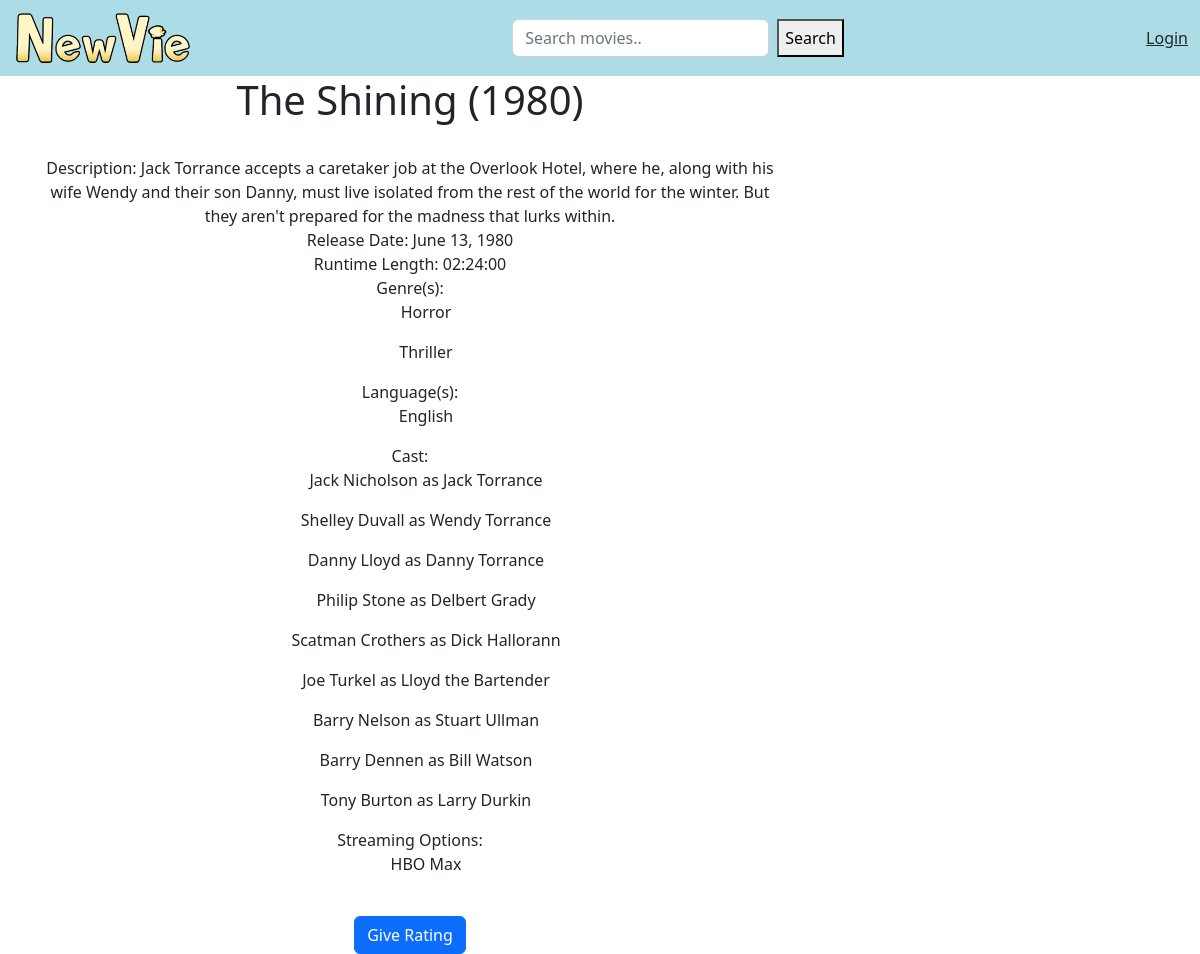
Page /show_movie/2 on the committed database.
### app/models.py (models this page shows)
class Movie(models.Model):
    title = models.CharField(max_length=150)
    description = models.TextField()
    release_date = models.DateField()
    runtime_length = models.CharField(max_length=8) #HH:MM:SS
    genres = models.ManyToManyField(Genre)
    languages = models.ManyToManyField(Language)
    cast_members = models.ManyToManyField(Cast)
    streaming_options = models.ManyToManyField(StreamingOption, blank=True)
    tmdb_id = models.IntegerField()
    def __str__(self):
        return self.title + " (" + str(self.release_date)[:4] + ")"

class Genre(models.Model):
    genre = models.CharField(max_length=70)
    def __str__(self):
        return self.genre

class Language(models.Model):
    language = models.CharField(max_length=70)
    def __str__(self):
        return self.language

class Cast(models.Model):
    first_name = models.CharField(max_length=30)
    middle_name = models.CharField(max_length=30, blank=True)
    last_name = models.CharField(max_length=30)
    role = models.CharField(max_length=70)
    def __str__(self):
        return self.first_name + " " + self.last_name + " as " + self.role

class StreamingOption(models.Model):
    streaming_option = models.CharField('Streaming Options', max_length=70)
    def __str__(self):
        return self.streaming_option

### app/views.py (the view)
# urls.py: path('show_movie/<movie_id>', views.show_movie, name="show-movie"),
def show_movie(request, movie_id):
    movie = Movie.objects.get(pk=movie_id)
    genres = Movie.objects.get(pk=movie_id).genres.all()
    languages = Movie.objects.get(pk=movie_id).languages.all()
    cast_members = Movie.objects.get(pk=movie_id).cast_members.all()
    streaming_options = Movie.objects.get(pk=movie_id).streaming_options.all()
    return render(request, 'app/show_movie.html',
    {'movie': movie, 'genres': genres, 'languages': languages, 'cast_members': cast_members, 'streaming_options': streaming_options})

### app/templates/app/show_movie.html (shortened to what this page needs)
{% extends 'app/base.html' %}
{% block content %}
    <center>
    <h1>{{ movie }}</h1>
    <br/>
    Description: {{ movie.description }}<br/>
    Release Date: {{ movie.release_date }}<br/>
    Runtime Length: {{ movie.runtime_length }}<br/>
    Genre(s):
    {% for genre in genres %}
    <ul>{{ genre }}</ul>
    {% endfor %}
    Language(s):
    {% for language in languages %}
    <ul>{{ language }}</ul>
    {% endfor %}
    Cast:
    {% for cast_member in cast_members %}
    <ul>{{ cast_member }}</ul>
    {% endfor %}
    Streaming Options:
    {% if streaming_options %}
    {% for streaming_option in streaming_options %}
    <ul>{{ streaming_option }}</ul>
    {% endfor %}
    {% endif %}
    <br/>
    <button type="button" class="btn btn-primary" data-bs-toggle="modal" data-bs-target="#give-rating">
        Give Rating
    </button>
    </center>
{% endblock %}

### rows in the picture
Movie: title+release_date "The Shining (1980)", description "Jack Torrance accepts a caretaker job at the Overlook Hotel, where he, along with his wife Wendy and their son Danny, must live isolated from the rest of the world for the winter. But they aren't prepared for the madness that lurks within.", release_date "June 13, 1980", runtime_length "02:24:00"
Genre: genre "Horror"
Genre: genre "Thriller"
Language: language "English"
Cast: first_name+last_name+role "Jack Nicholson as Jack Torrance"
Cast: first_name+last_name+role "Shelley Duvall as Wendy Torrance"
Cast: first_name+last_name+role "Danny Lloyd as Danny Torrance"
Cast: first_name+last_name+role "Philip Stone as Delbert Grady"
Cast: first_name+last_name+role "Scatman Crothers as Dick Hallorann"
Cast: first_name+last_name+role "Joe Turkel as Lloyd the Bartender"
Cast: first_name+last_name+role "Barry Nelson as Stuart Ullman"
Cast: first_name+last_name+role "Barry Dennen as Bill Watson"
Cast: first_name+last_name+role "Tony Burton as Larry Durkin"
StreamingOption: streaming_option "HBO Max"
